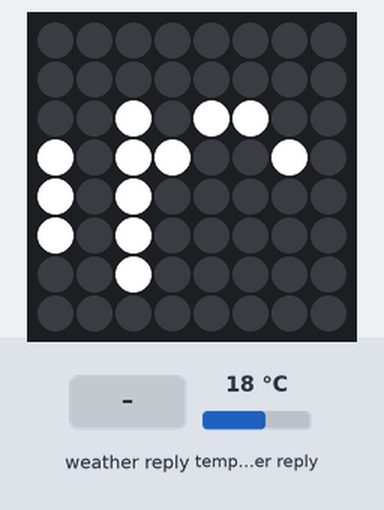
Bench run of a sketch on a simulated ESP32. Shown: 8×8 RGB LED matrix (first LED top left, wired row by row). The inputs (shaded band) are chosen by the test bench; at power-on: temperature in the weather reply 18 °C. WiFi joins after 1.5 s; servers stay silent unless stated; web services answer with replies made up by the test bench; what the sketch prints to the serial monitor is not drawn.

Above: at 18.48 s.
23.7 s: weather in the web reply set to Clear
At 28.0 s:
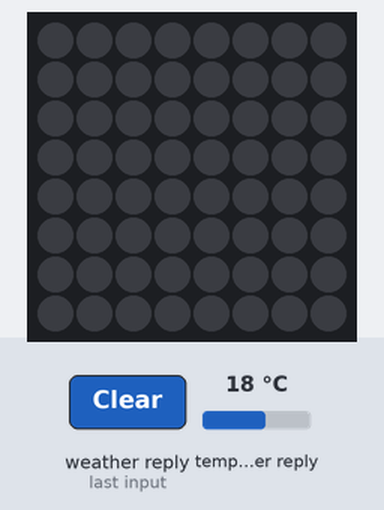
At 33.13 s:
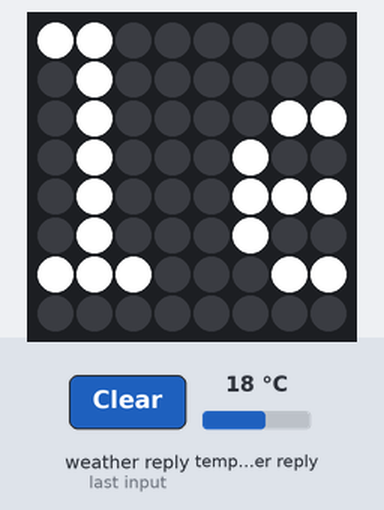

Measured:
- what the display in image 1 shows lasts 0.8 s, from 27.5 s to 28.3 s

The sketch:

esp32_weather_data_TEXT.ino
```cpp
#include <ArduinoJson.h>
#include <WiFi.h>
#include <HTTPClient.h>
#include <Adafruit_GFX.h>
#include <FastLED.h>
#include <FastLED_NeoMatrix.h>

#define PIN 21

long del = -30000;

#define mw 8 //amount of pixels width
#define mh 8 //amount of pixels height
#define NUMMATRIX (mw*mh)

int x    = mw;
int pass = 0;


CRGB matrixleds[NUMMATRIX];

FastLED_NeoMatrix *matrix = new FastLED_NeoMatrix(matrixleds, mw, mh, mw/8, 1, NEO_MATRIX_TOP + NEO_MATRIX_RIGHT + NEO_MATRIX_COLUMNS + NEO_MATRIX_PROGRESSIVE );

const char* ssid = "largePrinter";
const char* password =  "password";
String cString = "";

const String endpoint = "http://api.openweathermap.org/data/2.5/weather?id=6947041&units=metric&APPID=";
const String key = "ebf1fe041a7eabcc11f8e1bc1641d10d";

void setup() {

  Serial.begin(115200);
  WiFi.begin(ssid, password);
  while (WiFi.status() != WL_CONNECTED) {
    delay(1000);
    Serial.println("Connecting to WiFi..");
  }
  Serial.println("Connected to the WiFi network");
  FastLED.addLeds<NEOPIXEL,PIN>(matrixleds, NUMMATRIX);
  matrix->begin();
  matrix->setTextWrap(false);
  matrix->setBrightness(255);
}

void loop() {
  if(millis() > del + 30000){
    del = millis();
    if ((WiFi.status() == WL_CONNECTED)) { //Check the current connection status
       HTTPClient http;
       http.begin(endpoint+key); //Specify the URL
       int httpCode = http.GET();  //Make the request

        if (httpCode > 0) { //Check for the returning code
            String payload = http.getString();
            Serial.println(payload);

            DynamicJsonDocument doc(61440);
            deserializeJson(doc, payload);
            String d = doc["weather"][0]["description"];
            cString = d;
          }


        http.end(); //Free the resources
  }

  }
  matrix->fillScreen(0);
  matrix->setCursor(x, 0);
  matrix->print(cString);
  int len = (cString.length()*7)*-1;
  if(--x < len) {
    x = matrix->width();

  }
  matrix->show();
  delay(50);

}
```
